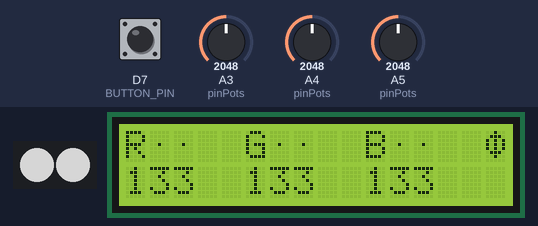
The sketch below on a simulated Particle Photon. Parts: 2 RGB LEDs in strip order, left to right, 16×2 character LCD. Inputs (shaded band) come from the test bench; at power-on: A3 (pinPots) = 2048, A4 (pinPots) = 2048, A5 (pinPots) = 2048, D7 (BUTTON_PIN) HIGH. Dim RGB values are drawn brighter than linear; what the sketch prints to the serial monitor is not drawn.

Above: at 1.2 s.
1.3 s: A3 (pinPots) set to 2476
At 1.7 s:
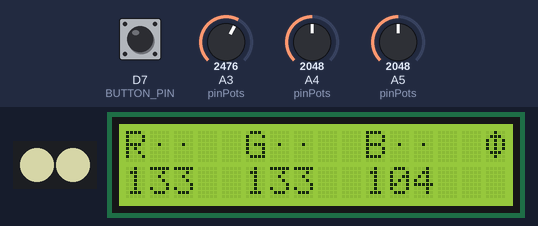
2.8 s: A3 (pinPots) set to 2586
At 3.9 s:
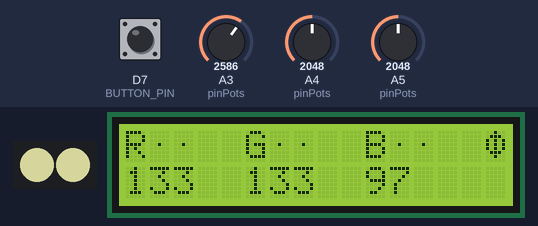
4.3 s: A4 (pinPots) set to 2866
At 4.9 s:
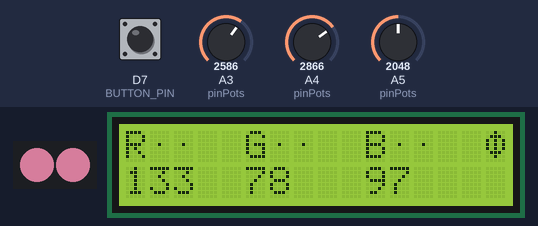
5.9 s: A5 (pinPots) set to 3603
At 7.1 s:
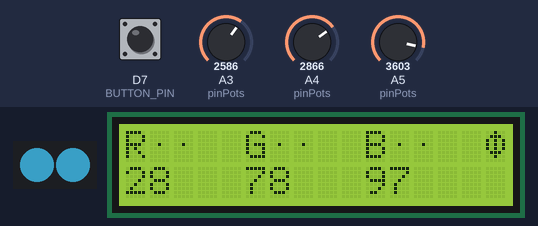
7.4 s: D7 (BUTTON_PIN) pulled LOW for 0.15 s
At 7.61 s:
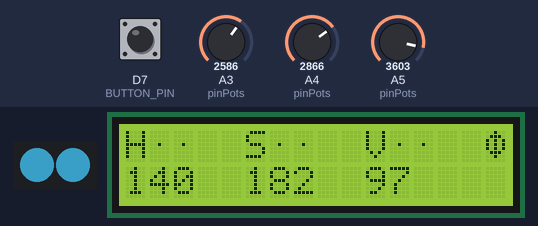
9.1 s: A4 (pinPots) set to 3003
At 9.8 s:
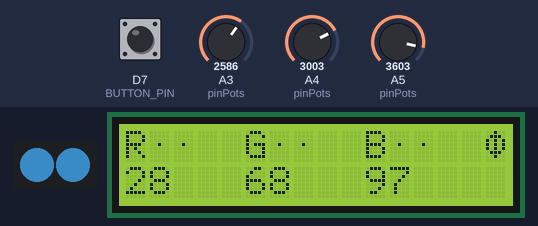
Timing chart, 0 to 11.7 s (numbered marks = the images above; inputs shaded):
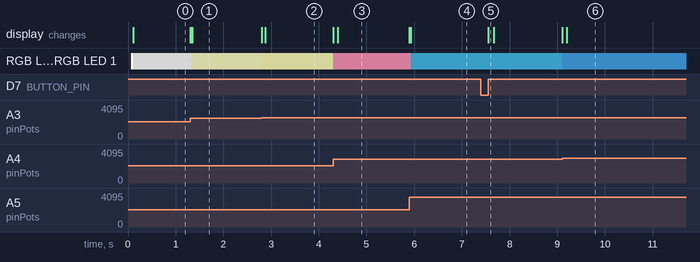

Measured:
- the behaviour switches between 2546 and 2547 on A3 (pinPots) (found by bisection; images 1 and 2)
- the behaviour switches between 2942 and 2943 on A4 (pinPots) (found by bisection; images 5 and 6)
- after the input at 1.3 s, RGB LED 0, RGB LED 1: RGB(133, 133, 133) → RGB(133, 133, 131) at once, → RGB(133, 133, 104) 0.04 s later
- after the input at 2.8 s, RGB LED 0, RGB LED 1: RGB(133, 133, 104) → RGB(133, 133, 97) at once
- after the input at 4.3 s, RGB LED 0, RGB LED 1: RGB(133, 133, 97) → RGB(133, 78, 97) at once
- after the input at 5.9 s, RGB LED 0, RGB LED 1: RGB(133, 78, 97) → RGB(123, 78, 97) at once, → RGB(28, 78, 97) 0.03 s later
- after the input at 7.4 s, the display: changes after 0.16 s (image 5)
- after the input at 9.1 s, RGB LED 0, RGB LED 1: RGB(28, 78, 97) → RGB(28, 68, 97) at once

The sketch:

color_dial.ino
```cpp
#include <FastLED.h>
#include <LiquidCrystal.h>
#include <neopixel.h>

FASTLED_USING_NAMESPACE;
SYSTEM_THREAD(ENABLED);

// ---------------------------------------
//  RGB & HSV Color Dialer w/ LCD Display
// ---------------------------------------

// Loop delay
const uint32_t DISPLAY_PERIOD_MS = 100;
uint32_t lastDisplayTime = millis();

// Firebase stuff
void publishData();
const char *PUBLISH_EVENT_NAME = "firepot";
const uint32_t PUBLISH_PERIOD_MS = 300;
uint32_t lastPublishTime = millis();

// Display stuff
const byte rs = D0, en = D1, lcdD4 = D2, lcdD5 = D3, lcdD6 = D4, lcdD7 = D5;
LiquidCrystal lcd(rs, en, lcdD4, lcdD5, lcdD6, lcdD7);

// Pot stuff
const byte pinPots[] = { A5, A4, A3 };
const int NUM_READINGS = 10;

// Button stuff
const byte BUTTON_PIN = D7;
int buttonState = HIGH;

int lastButtonState = HIGH;
const byte DEBOUNCE_PERIOD_MS = 50;
uint32_t lastDebounceTime = millis();

// LED stuff
const byte LED_PIN = D6;
const byte NUM_LEDS = 2;
Adafruit_NeoPixel neo(NUM_LEDS, LED_PIN);

// Mode toggles
byte colorMode = 0;   // 0: RGB, 1: HSV, 2: RAW
bool displayMode = 0; // 0: default, 1: alternate

// Custom characters
byte symbolPhi[] = { 0x04, 0x0E, 0x15, 0x15, 0x15, 0x0E, 0x04, 0x00 };
byte symbolDot[] = { 0x00, 0x00, 0x00, 0x04, 0x00, 0x00, 0x00, 0x00 };

class Pot {
    int pin;
    int readings[NUM_READINGS];
    int readIndex;
    int total;
    int average;

    public:
    Pot(byte potPin) {
        pin = potPin;
        for (int thisReading = 0; thisReading < NUM_READINGS; thisReading++) {
            readings[thisReading] = 0;
        }
        readIndex = 0;
        total = 0;
        average = 0;
    }

    byte smooth(byte mode = 0) {
        total = total - readings[readIndex];
        readings[readIndex] = analogRead(pin);
        total = total + readings[readIndex];
        readIndex = readIndex + 1;

        if (readIndex >= NUM_READINGS) {
            readIndex = 0;
        }

        average = total / NUM_READINGS;
        if (mode == 2) {
            return average;
        } else {
            return constrain(map(average, 255, 4000, 255, 0), 0, 255);
        }
    }

};

Pot pots[] = {
    Pot(pinPots[0]),    // r
    Pot(pinPots[1]),    // g
    Pot(pinPots[2])     // b
};

const byte NUM_POTS = 3;

int raw[] = {0, 0, 0};
int vals[] = {0, 0, 0};
int valsDisplayed[] = {0, 0, 0};
int valsPublished[] = {0, 0, 0};

void setup() {

    Serial.begin(9600);

    pinMode(BUTTON_PIN, INPUT_PULLUP);

    neo.begin();
    neo.clear();
    neo.setBrightness(255);
    neo.show();

    lcd.begin(16, 2);
    lcd.createChar(0, symbolPhi);
    lcd.createChar(1, symbolDot);

    Particle.function("setColorMode", setColorMode);    // accepts "rgb", "hsv", or "raw"
}

void loop() {

    for (byte i = 0; i < NUM_POTS; i++) {
        vals[i] = pots[i].smooth();
    }

    debounce();

    if (colorMode == 0) {                       // if in RGB mode
        showNeo(vals);

        if (displayMode == 0) {                 // if in default display (RGB)
            display(vals);
            publishData(valsDisplayed);

        } else {                                // if in alternate display (HSV)
            CRGB rgb(vals[0], vals[1], vals[2]);
            CHSV hsv(rgb2hsv_approximate(rgb));
            int hsvVals[3] = {hsv.hue, hsv.sat, hsv.val};
            display(hsvVals);
            publishData(vals);
        }

    } else if (colorMode == 1) {                // if in HSV mode
        CHSV hsv(vals[0], vals[1], vals[2]);
        CRGB rgb;
        hsv2rgb_rainbow(hsv, rgb);

        int rgbVals[3] = {rgb.r, rgb.g, rgb.b};
        showNeo(rgbVals);

        if (displayMode == 0) {                 // if in default display (HSV)
            display(vals);
            publishData(rgbVals);
        } else {                                // if in alternate display (RGB)
            display(rgbVals);
            publishData(rgbVals);
        }

    } else if (colorMode == 2) {                // if in raw mode

        for (byte i = 0; i < NUM_POTS; i++) {
            raw[i] = pots[i].smooth(2);
        }

        showNeo(vals);
        display(raw);
        publishData(vals);

        Serial.printlnf("%d | %d | %d", raw[0], raw[1], raw[2]);
    }

}

void display(int *arr) {
    if (millis() - lastDisplayTime > DISPLAY_PERIOD_MS) {
        if (valChange(valsDisplayed, arr)) {
            Serial.println(valsDisplayed[2]);
            String headingsHSV[3] = {"H", "  S", "  V"};
            String headingsRGB[3] = {"R", "  G", "  B"};
            String headingsRAW[3] = {"0", "  1", "  2"};
            lcd.clear();
            lcd.setCursor(0, 0);
            if (colorMode == 2) {
                lcdPrintHeader(headingsRAW);
            } else if ((colorMode + displayMode) % 2) {
                lcdPrintHeader(headingsHSV);
            } else {
                lcdPrintHeader(headingsRGB);
            }
            lcd.setCursor(0, 1);  lcd.print(arr[0]);
            lcd.setCursor(5, 1);  lcd.print(arr[1]);
            lcd.setCursor(10, 1); lcd.print(arr[2]);
            lcd.setCursor(15, 0); lcd.write(0);

            for (byte i = 0; i < NUM_POTS; i++) {
                valsDisplayed[i] = arr[i];
            }
        }
    lastDisplayTime = millis();
    }
}

void lcdPrintHeader(String headings[]) {
    for (byte i = 0; i < 3; i++) {
        lcd.print(headings[i]);
        lcd.write(1);
        lcd.write(1);
    }
}

int8_t setColorMode(String s) {
    if (s == "rgb") {
        colorMode = 0;
    } else if (s == "hsv") {
        colorMode = 1;
    } else if (s == "raw") {
        colorMode = 2;
    } else {
        return -1;
    }
    return colorMode;
}

void showNeo(int *vals) {
    for (byte i = 0; i < NUM_LEDS; i++) {
        neo.setPixelColor(i, vals[0], vals[1], vals[2]);
        neo.show();
    }
}

/*void button() {
    uint32_t timeElapsed;
    buttonState = digitalRead(BUTTON_PIN);
    if (buttonState == LOW) {
        displayMode = 1;
        timeElapsed = millis() - lastDebounceTime;
    } else {
        displayMode = 0;
        if (timeElapsed < 450) {
            colorMode = !colorMode;
        }
        lastDebounceTime = millis();
    }
}*/

void debounce() {
  int buttonReading = digitalRead(BUTTON_PIN);

  if (buttonReading != lastButtonState) {
    lastDebounceTime = millis();
  }

  uint32_t timeElapsed = millis() - lastDebounceTime;

  if (timeElapsed > DEBOUNCE_PERIOD_MS) {
    if (buttonReading != buttonState) {
      buttonState = buttonReading;
      if (buttonState == LOW) {
          displayMode = 1;
      } else {
          displayMode = 0;
      }
    }
  }

  lastButtonState = buttonReading;
}

void publishData(int *vals) {

    if (millis() - lastPublishTime > PUBLISH_PERIOD_MS) {
        if (valChange(valsPublished, vals)) {
            char buf[256];
            snprintf(buf, sizeof(buf), "{\"r\":%d,\"g\":%d,\"b\":%d}", vals[0], vals[1], vals[2]);
            Particle.publish(PUBLISH_EVENT_NAME, buf, PRIVATE);

            for (byte i = 0; i < NUM_POTS; i++) {
                valsPublished[i] = vals[i];
            }
        }
        lastPublishTime = millis();
    }
}

boolean valChange(int *arr1, int *arr2) {
    for (byte i = 0; i < NUM_POTS; i++) {
        if (abs(arr2[i] - arr1[i]) >= 2) {
            // Serial.printf("%d | %d  CHANGE\n", arr1[1], arr2[1]);
            return true;
        }
    }
    return false;
}
```
